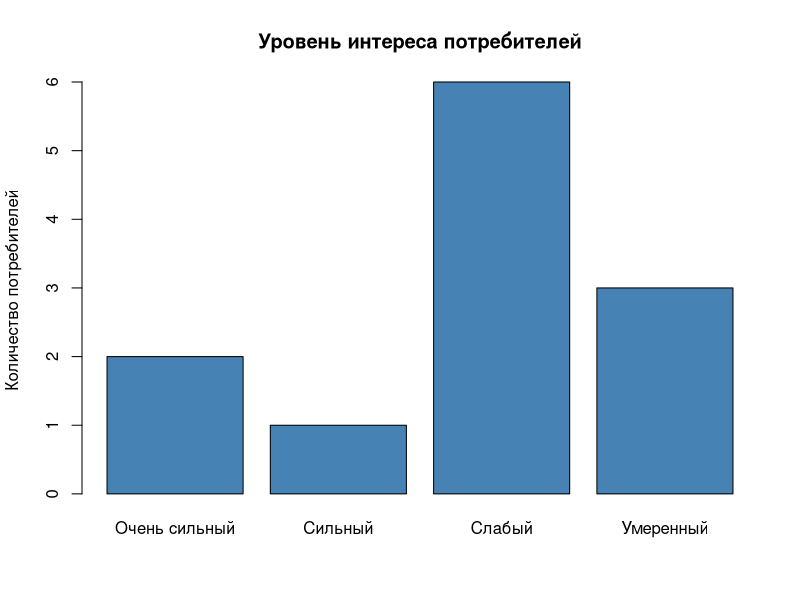
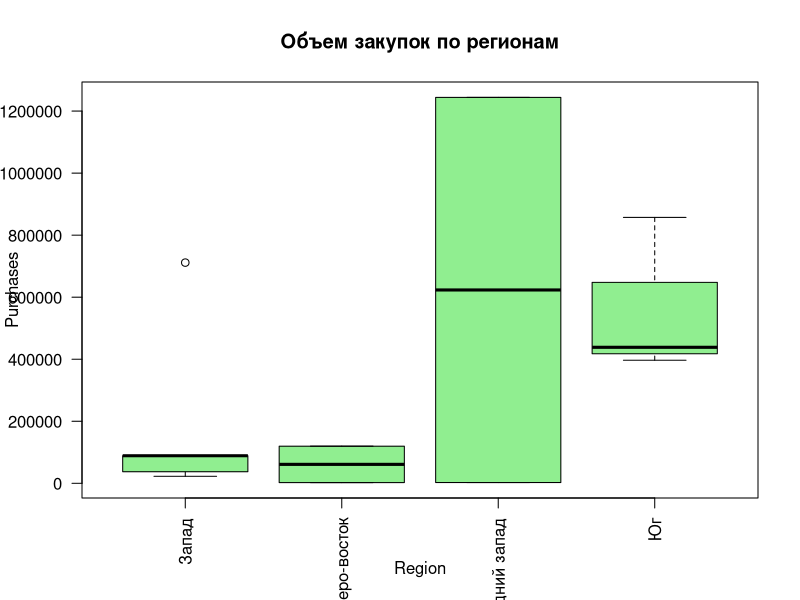

Recreate these plots in R, in order.
customers <- read.table(
  "task_1_15_data.txt",
  header = TRUE,
  sep = ";",
  dec = ".",
  quote = "\"",
  encoding = "UTF-8"
)

cat("Размер выборки:", nrow(customers), "\n")
cat("Количество столбцов:", ncol(customers), "\n")

cat("\nСтруктура данных:\n")
str(customers)

cat("\nЭлементарная единица наблюдения: одна строка таблицы, то есть один потребитель.\n")
cat("Тип наблюдения: одномоментное наблюдение по группе потребителей.\n")

cat("\nПризнаки:\n")
cat("Interest — качественный, порядковый признак.\n")
cat("Purchases — количественный, интервальная шкала с натуральным нулем.\n")
cat("Region — качественный, номинальная шкала.\n")

cat("\nСтатистика по объему закупок:\n")
print(summary(customers$Purchases))
cat("Среднее:", mean(customers$Purchases), "\n")
cat("Медиана:", median(customers$Purchases), "\n")
cat("Стандартное отклонение:", sd(customers$Purchases), "\n")

cat("\nРаспределение по уровню интереса:\n")
print(table(customers$Interest))

cat("\nРаспределение по регионам:\n")
print(table(customers$Region))

barplot(
  table(customers$Interest),
  col = "steelblue",
  main = "Уровень интереса потребителей",
  ylab = "Количество потребителей"
)

boxplot(
  Purchases ~ Region,
  data = customers,
  las = 2,
  col = "lightgreen",
  main = "Объем закупок по регионам"
)
